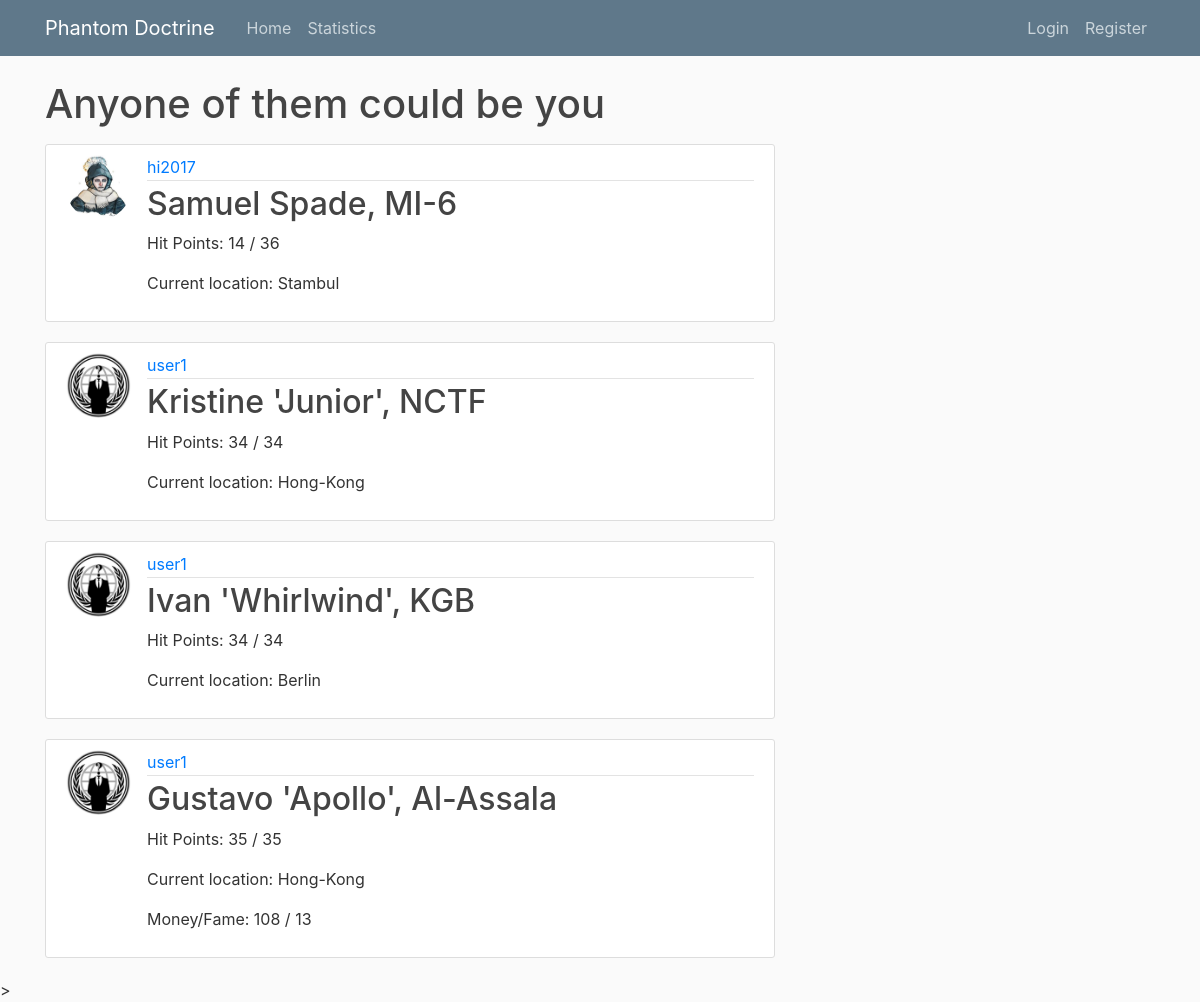
The page / on the database its author committed.
### char_roster/models.py (models this page shows, shortened)
class Agent(models.Model):
    name = models.CharField(unique = True, max_length=100)
    player = models.ForeignKey(User, on_delete=models.CASCADE)
    team = models.ForeignKey(Team, on_delete=models.CASCADE)
    work_power_origin = models.PositiveIntegerField(default = 5)
    steal_power_origin = models.PositiveIntegerField(default = 5)
    attack_power_origin = models.PositiveIntegerField(default = 5)
    work_power = models.PositiveIntegerField(default = 5)
    steal_power = models.PositiveIntegerField(default = 5)
    attack_power = models.PositiveIntegerField(default = 5)
    max_hp = models.IntegerField(default = 35)
    curr_hp = models.IntegerField(default = 35)
    curr_loc = models.ForeignKey(Location, on_delete=models.CASCADE)
    fame = models.PositiveIntegerField(default=0)
    famous = models.BooleanField(default = False)
    money = models.PositiveIntegerField(default=0)
    work_stat = models.PositiveIntegerField(default = 0)
    steal_stat = models.PositiveIntegerField(default = 0)
    attack_stat = models.PositiveIntegerField(default = 0)
    heal_stat = models.PositiveIntegerField(default = 0)
    cover_stat = models.PositiveIntegerField(default = 0)
    spended_money = models.PositiveIntegerField(default = 0)

class Team(models.Model):
    name = models.CharField(unique = True, max_length=100)
    country = models.ForeignKey(Country, on_delete = models.CASCADE)
    victory_points = models.PositiveIntegerField(default = 0)
    def __str__(self):
        return self.name

class Location(models.Model):
    name = models.CharField(max_length=100)
    country = models.ForeignKey(Country, on_delete=models.CASCADE)
    work_bonus = models.PositiveIntegerField(default = 3)
    steal_bonus = models.PositiveIntegerField(default = 3)
    attack_bonus = models.PositiveIntegerField(default = 3)
    heal_bonus = models.PositiveIntegerField(default = 0)
    cover_bonus = models.PositiveIntegerField(default = 0)
    def __str__(self):
        return self.name

### users/models.py (models this page shows, shortened)
class Profile(models.Model):
    user = models.OneToOneField(User, on_delete=models.CASCADE)
    image = models.ImageField(default='default.jpg', upload_to='profile_pics')
    score = models.PositiveIntegerField(default=0)

### char_roster/views.py (the view)
# urls.py: path('', AgentListView.as_view(), name='char_roster-home'),
class AgentListView(ListView):
    model = Agent
    template_name = 'char_roster/home.html' #<app>/<model>_<viewtype>.html
    context_object_name = 'agents'
    ordering = ['-id']
    def get_queryset(self):
        if self.request.user.is_anonymous:
            return Agent.objects.filter(famous = True)[:5]
        return Agent.objects.filter(player=self.request.user).order_by('-fame')

### char_roster/templates/char_roster/home.html
{% extends "char_roster/base.html" %}
{% block content %}
        <h1 class="mb-3">Anyone of them could be you</h1>
        {% for agent in agents %}
          <article class="media content-section">
            {% if agent.player == user or agent.famous == True%}
            <img class="rounded-circle article-img" src="{{ agent.player.profile.image.url }}">
        {% endif%}
        <div class="media-body">
            {% if agent.player == user or agent.famous == True%}
                <div class="article-metadata">
                    <a class="mr-2" href="{% url 'user-agents' agent.player.username %}">{{ agent.player }}</a>
                </div>
            {% endif %}
              <h2><a class="article-title" href="{% url 'agent-detail' agent.id %}">{{ agent.name }}, {{agent.team}}</a></h2>
              <p class="article-content">Hit Points: {{ agent.curr_hp }} / {{agent.max_hp}}</p>
              <p class="article-content">Current location: {{ agent.curr_loc }}</p>
              {% if agent.player == user or agent.fame >= 5 %}
                <p class="article-content">Money/Fame: {{ agent.money }} / {{ agent.fame }}</p>
              {% endif %}
            </div>
          </article>
      {% endfor %}
{% endblock content %}

### char_roster/templates/char_roster/base.html (shortened to what this page needs)
{% load static %}
<!DOCTYPE html>
<html>
<head>
    <link rel="stylesheet" href="https://stackpath.bootstrapcdn.com/bootstrap/4.3.1/css/bootstrap.min.css">
    <link rel="stylesheet" type="text/css" href="{% static 'char_roster/main.css' %}">
</head>
<body>
    <header class="site-header">
      <nav class="navbar navbar-expand-md navbar-dark bg-steel fixed-top">
        <div class="container">
          <a class="navbar-brand mr-4" href="{% url 'char_roster-home' %}">Phantom Doctrine</a>
          <div class="collapse navbar-collapse" id="navbarToggle">
            <div class="navbar-nav mr-auto">
              <a class="nav-item nav-link" href="{% url 'char_roster-home' %}">Home</a>
              <a class="nav-item nav-link" href="{% url 'char_roster-statistics' %}">Statistics</a>
            </div>
            <div class="navbar-nav">
              {% if user.is_authenticated %}
              {% if user.is_staff %}
              <a class="nav-item nav-link" href="{% url 'json-import' %}">JSON Import</a>
              <a class="nav-item nav-link" href="{% url 'json-export' %}">JSON Export</a>
              {% endif %}
              <a class="nav-item nav-link" href="{% url 'profile' %}">Profile</a>
              <a class="nav-item nav-link" href="{% url 'agent-create' %}">New Agent</a>
              <a class="nav-item nav-link" href="{% url 'logout' %}">Logout</a>
              {% else %}
              <a class="nav-item nav-link" href="{% url 'login' %}">Login</a>
              <a class="nav-item nav-link" href="{% url 'register' %}">Register</a>
              {% endif %}
            </div>
          </div>
        </div>
      </nav>
    </header>
    <main role="main" class="container">
      <div class="row">
        <div class="col-md-8">
          {% block content %}{% endblock %}
        </div>
      </div>
    </main>
</body>
</html>>

### char_roster/static/char_roster/main.css (style rules this page uses)
body { background: #fafafa; color: #333333; margin-top: 5rem; }
h1, h2, h3, h4, h5, h6 { color: #444444; }
.bg-steel { background-color: #5f788a; }
.site-header .navbar-nav .nav-link { color: #cbd5db; }
.content-section { background: #ffffff; padding: 10px 20px; border: 1px solid #dddddd; border-radius: 3px; margin-bottom: 20px; }
.article-title { color: #444444; }
.article-content { white-space: pre-line; }
.article-img { height: 65px; width: 65px; margin-right: 16px; }
.article-metadata { padding-bottom: 1px; margin-bottom: 4px; border-bottom: 1px solid #e3e3e3 }

### rows shown on the page
Agent: player.profile.image (picture), player "hi2017", name "Samuel Spade", team "MI-6", curr_hp "14", max_hp "36", curr_loc "Stambul"
Agent: player.profile.image (placeholder picture), player "user1", name "Kristine 'Junior'", team "NCTF", curr_hp "34", max_hp "34", curr_loc "Hong-Kong"
Agent: player.profile.image (placeholder picture), player "user1", name "Ivan 'Whirlwind'", team "KGB", curr_hp "34", max_hp "34", curr_loc "Berlin"
Agent: player.profile.image (placeholder picture), player "user1", name "Gustavo 'Apollo'", team "Al-Assala", curr_hp "35", max_hp "35", curr_loc "Hong-Kong", money "108", fame "13"
